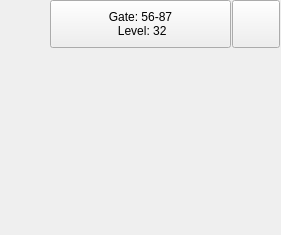
<?xml version="1.0" encoding="UTF-8"?>
<ui version="4.0">
 <class>GateController</class>
 <widget class="QWidget" name="GateController">
  <property name="geometry">
   <rect>
    <x>0</x>
    <y>0</y>
    <width>281</width>
    <height>235</height>
   </rect>
  </property>
  <property name="windowTitle">
   <string>Form</string>
  </property>
  <layout class="QVBoxLayout" name="verticalLayout">
   <property name="spacing">
    <number>0</number>
   </property>
   <property name="leftMargin">
    <number>1</number>
   </property>
   <property name="topMargin">
    <number>0</number>
   </property>
   <property name="rightMargin">
    <number>1</number>
   </property>
   <property name="bottomMargin">
    <number>0</number>
   </property>
   <item>
    <layout class="QHBoxLayout" name="horizontalLayout">
     <property name="spacing">
      <number>1</number>
     </property>
     <item>
      <widget class="IconWidget" name="gateIcon" native="true">
       <property name="minimumSize">
        <size>
         <width>48</width>
         <height>48</height>
        </size>
       </property>
       <property name="maximumSize">
        <size>
         <width>48</width>
         <height>48</height>
        </size>
       </property>
      </widget>
     </item>
     <item>
      <widget class="QPushButton" name="gateButton">
       <property name="minimumSize">
        <size>
         <width>48</width>
         <height>48</height>
        </size>
       </property>
       <property name="text">
        <string>Gate: 56-87
 Level: 32</string>
       </property>
       <property name="iconSize">
        <size>
         <width>24</width>
         <height>24</height>
        </size>
       </property>
      </widget>
     </item>
     <item>
      <widget class="QPushButton" name="deleteButton">
       <property name="minimumSize">
        <size>
         <width>48</width>
         <height>48</height>
        </size>
       </property>
       <property name="maximumSize">
        <size>
         <width>48</width>
         <height>48</height>
        </size>
       </property>
       <property name="text">
        <string/>
       </property>
       <property name="icon">
        <iconset>
         <normaloff>:/icons/resources/icons/sys_icon_delete_all.png</normaloff>:/icons/resources/icons/sys_icon_delete_all.png</iconset>
       </property>
       <property name="iconSize">
        <size>
         <width>24</width>
         <height>24</height>
        </size>
       </property>
      </widget>
     </item>
    </layout>
   </item>
   <item>
    <widget class="TouchSpinBox" name="gateStart" native="true"/>
   </item>
   <item>
    <widget class="TouchSpinBox" name="gateFinish" native="true"/>
   </item>
   <item>
    <widget class="TouchSpinBox" name="gateLevel" native="true"/>
   </item>
  </layout>
 </widget>
 <customwidgets>
  <customwidget>
   <class>TouchSpinBox</class>
   <extends>QWidget</extends>
   <header>ui/controls/touchspinbox.h</header>
   <container>1</container>
  </customwidget>
  <customwidget>
   <class>IconWidget</class>
   <extends>QWidget</extends>
   <header>ui/controls/iconwidget.h</header>
   <container>1</container>
  </customwidget>
 </customwidgets>
 <resources/>
 <connections/>
</ui>
